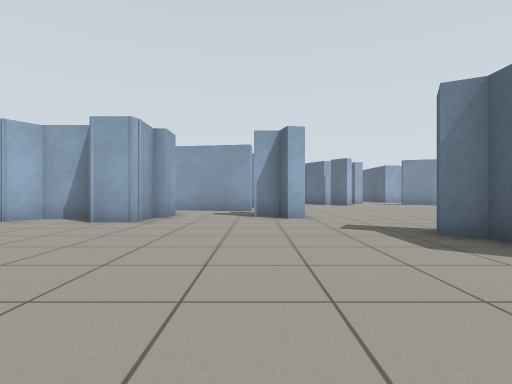
[1] (above)

24 first-person views from a walk through a Gazebo world. The camera is 0.72 m above the floor, looks level and sees 80° across. The floor is counted in squares, 1 m on a side. Each view is taken from the middle of a square. On the plan, view 1 faces up. The plan holds only what a view shows up to about 10 squares ahead; the rest is blank.

[2]
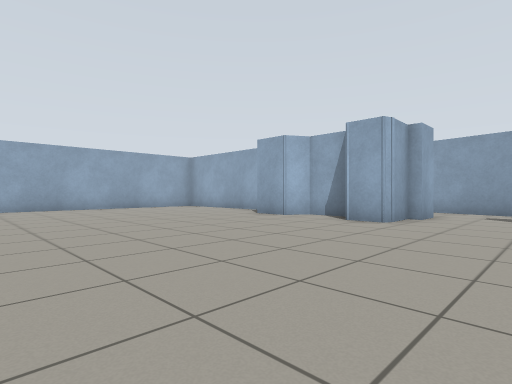

[3]
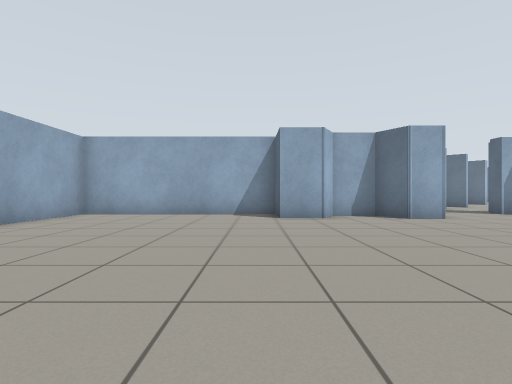

[4]
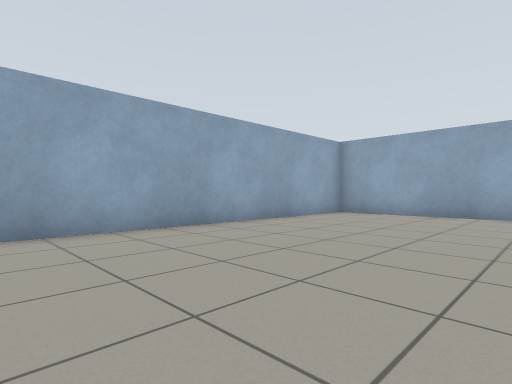

[5]
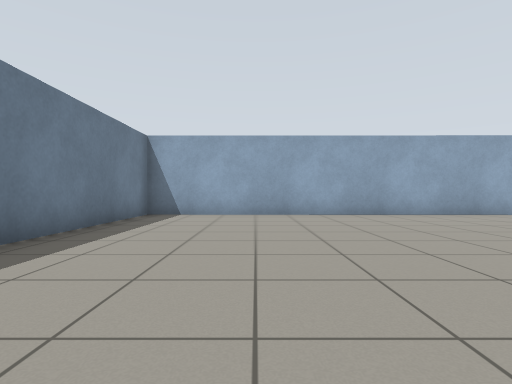

[6]
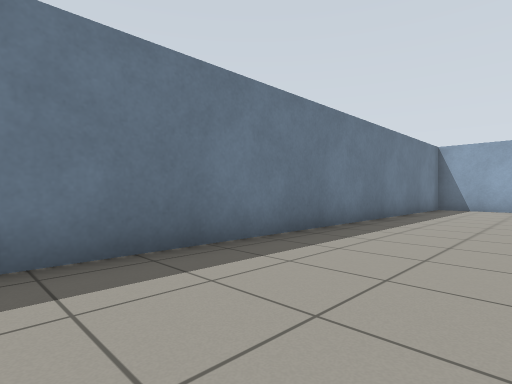

[7]
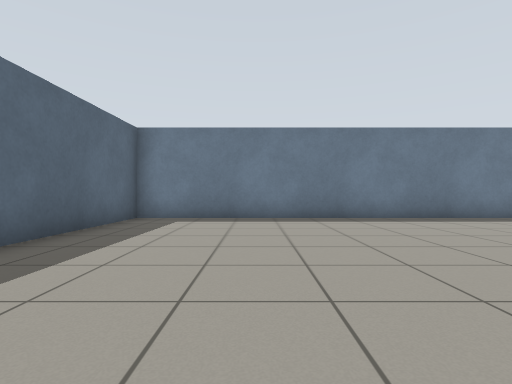

[8]
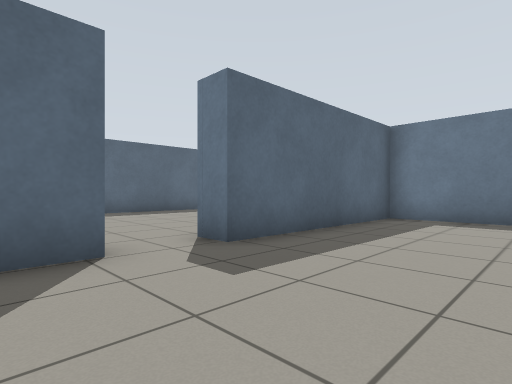

[9]
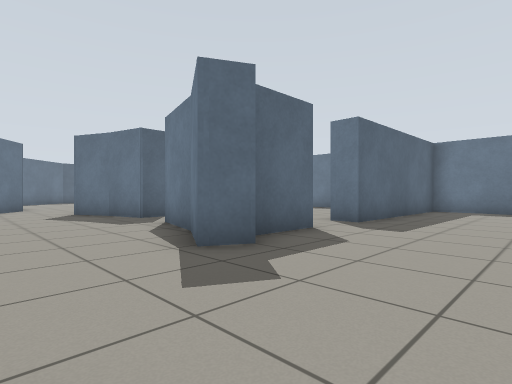

[10]
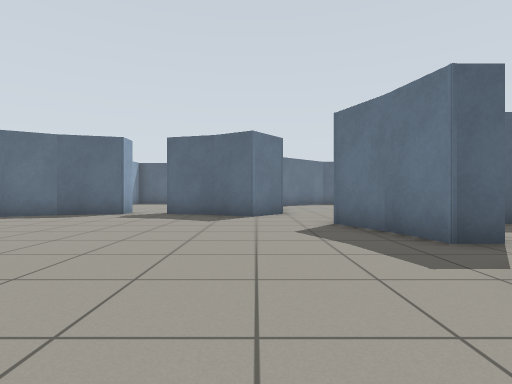

[11]
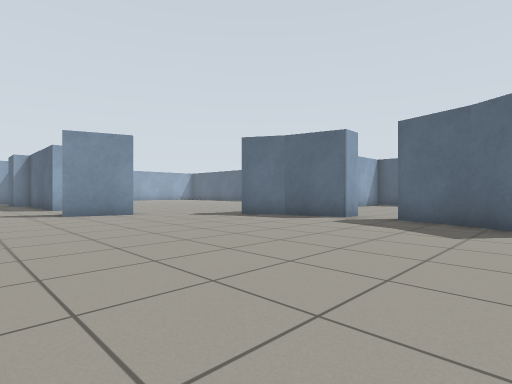

[12]
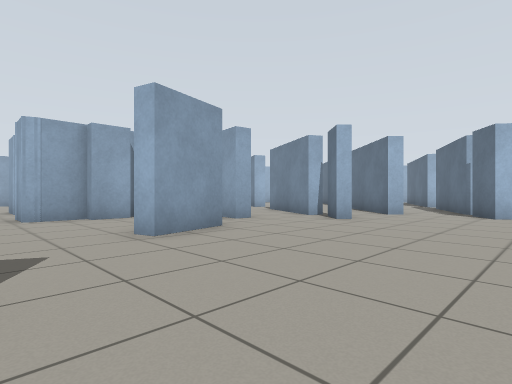

[13]
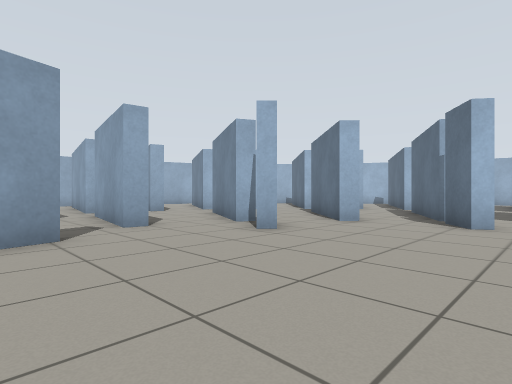

[14]
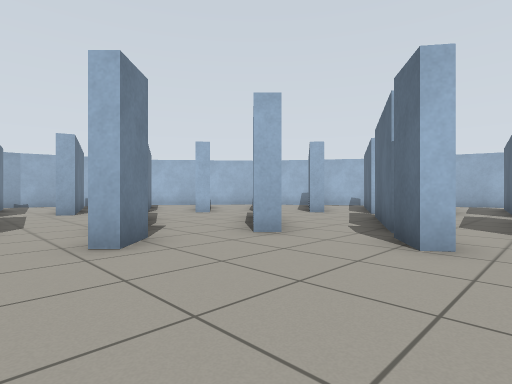

[15]
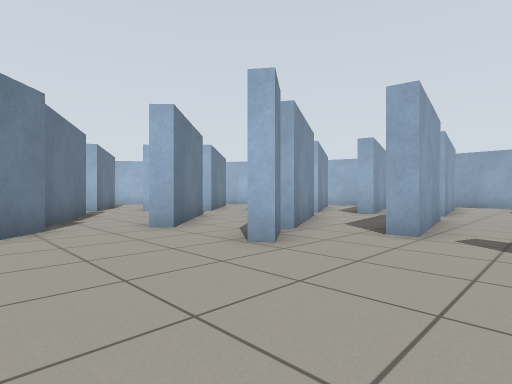

[16]
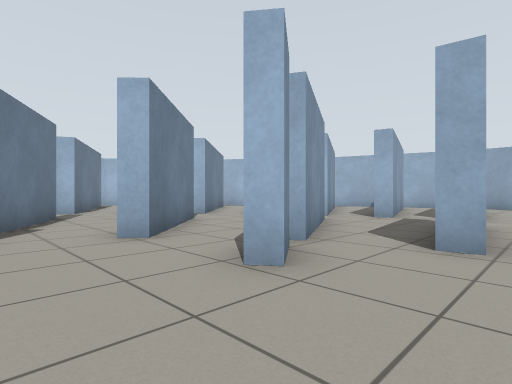

[17]
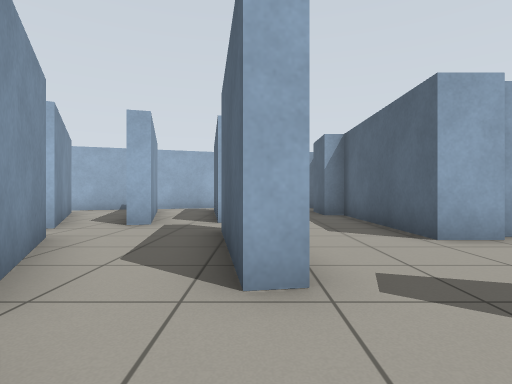

[18]
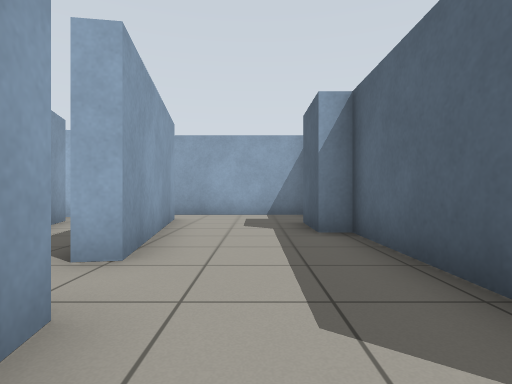

[19]
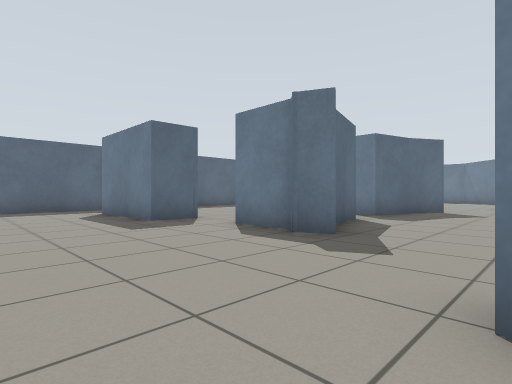

[20]
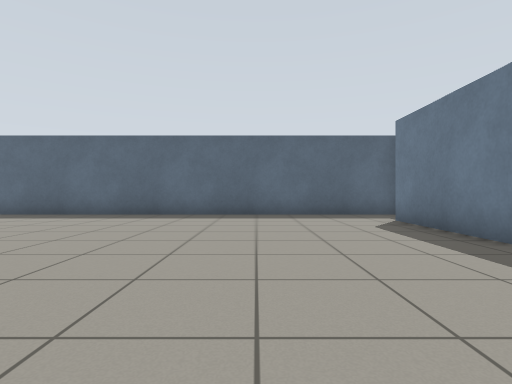

[21]
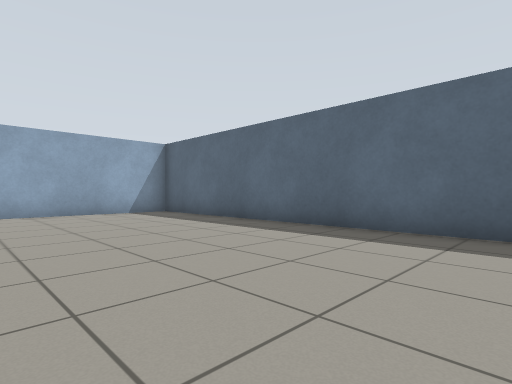

[22]
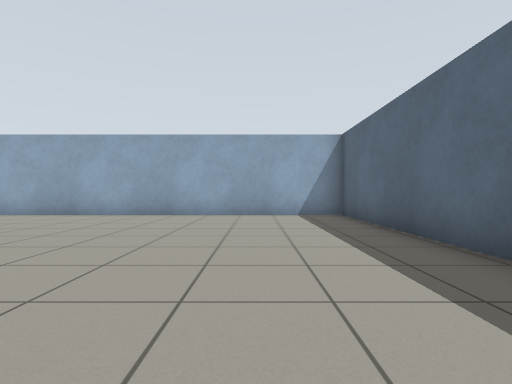

[23]
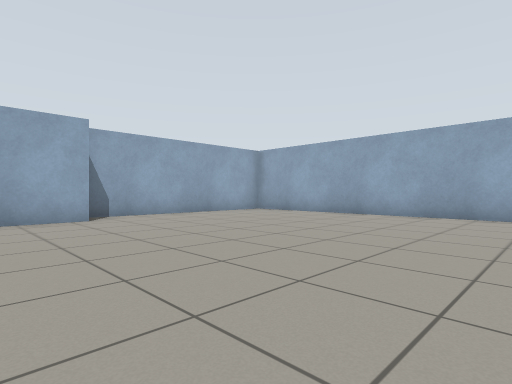

[24]
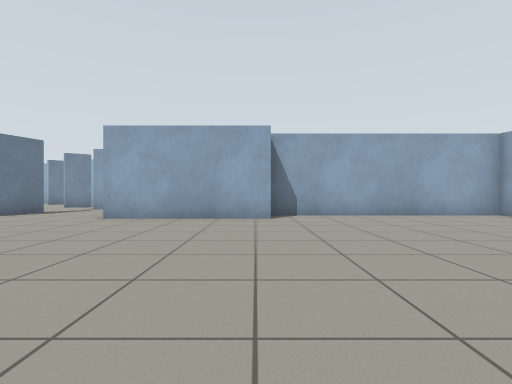

### Floor plan
Ten units are one square. View 1 is at (0, 0); x grows to the right and y downward. Boxes are objects, and circles mark ways between rooms. Rooms are numbered by the first view taken in them; rooms with no view inside come last. Other rooms are left out.
<svg viewBox="-142 -329 374 378">
<path fill="none" stroke="#000" d="M-28 -76 -29 -72 -39 -72 -44 -81 -57 -81 -61 -74 -73 -74 -74 -88 -136 -88 -137 44 33 44 34 -12 41 -12M34 -27 34 -48 30 -50M13 -83 9 -82 7 -88 -1 -88M51 -163 48 -160 41 -169M8 -102 13 -83M101 -165 83 -171M14 -142 21 -135 18 -132 11 -139M134 -131 127 -144M96 -46 109 -52M135 -83 140 -99 146 -99M-1 -120 -2 -115 -25 -118M30 -50 34 -57 48 -49 66 -44M43 -177 39 -175 32 -188M82 -35 82 -43 97 -47M146 -113 139 -113 134 -132M18 -169 25 -162 21 -158 11 -168M-2 -148 7 -143 4 -139M140 -62 128 -71 136 -83M-25 -96 -25 -85M-29 -87 -28 -72M108 -255 108 -209M98 -205 87 -205M90 -175 103 -170M136 -144 153 -144M171 -141 172 -155 207 -155M127 -144 134 -147M60 -204 64 -183 59 -182M227 -145 227 -324 120 -324M101 -324 97 -324 97 -254M45 -172 51 -163M58 -218 60 -204M37 -227 31 -226M48 -281 56 -232 51 -231M87 -205 87 -254 82 -254 82 -269M27 -208 43 -177M59 -182 54 -214M85 -296 56 -296"/>
<circle cx="10" cy="-76" r="3" fill="#2a7"/>
<circle cx="88" cy="-168" r="3" fill="#2a7"/>
<circle cx="50" cy="-180" r="3" fill="#2a7"/>
<circle cx="75" cy="-210" r="3" fill="#2a7"/>
<text x="-50" y="-20">1</text>
<text x="70" y="-110">2</text>
<text x="160" y="-230">3</text>
<text x="60" y="-240">4</text>
</svg>
Room 1 opens to room 2. Room 2 opens to room 3. Room 3 opens to room 4.

Where each view was taken, in squares from view 1:
view 1: 0 up, 0 right, facing up
view 2: 0 up, 0 right, facing up-left
view 3: 1 down, 8 left, facing up
view 4: 1 down, 8 left, facing up-left
view 5: 1 down, 4 left, facing left
view 6: 1 down, 0 right, facing down-left
view 7: 4 up, 0 right, facing down
view 8: 4 up, 0 right, facing down-right
view 9: 8 up, 0 right, facing down-right
view 10: 7 up, 4 right, facing right
view 11: 7 up, 6 right, facing up-right
view 12: 6 up, 6 right, facing up-left
view 13: 9 up, 6 right, facing up-left
view 14: 12 up, 6 right, facing up-left
view 15: 13 up, 8 right, facing up-left
view 16: 14 up, 7 right, facing up-left
view 17: 16 up, 6 right, facing up
view 18: 20 up, 7 right, facing up
view 19: 19 up, 10 right, facing down-right
view 20: 19 up, 13 right, facing right
view 21: 22 up, 17 right, facing up-right
view 22: 23 up, 20 right, facing up
view 23: 23 up, 19 right, facing up-left
view 24: 25 up, 19 right, facing left
